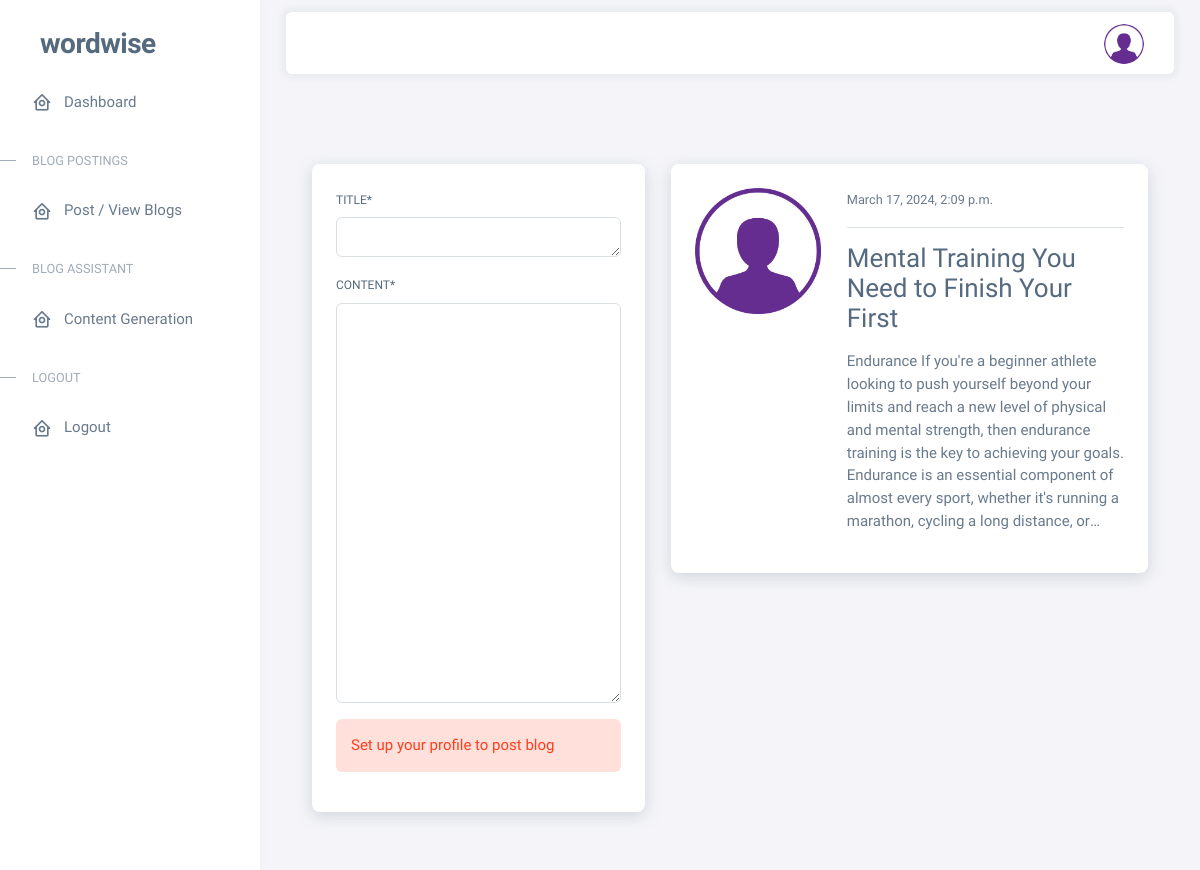
The page /blog/blog/ (signed in) on the database as committed earlier.
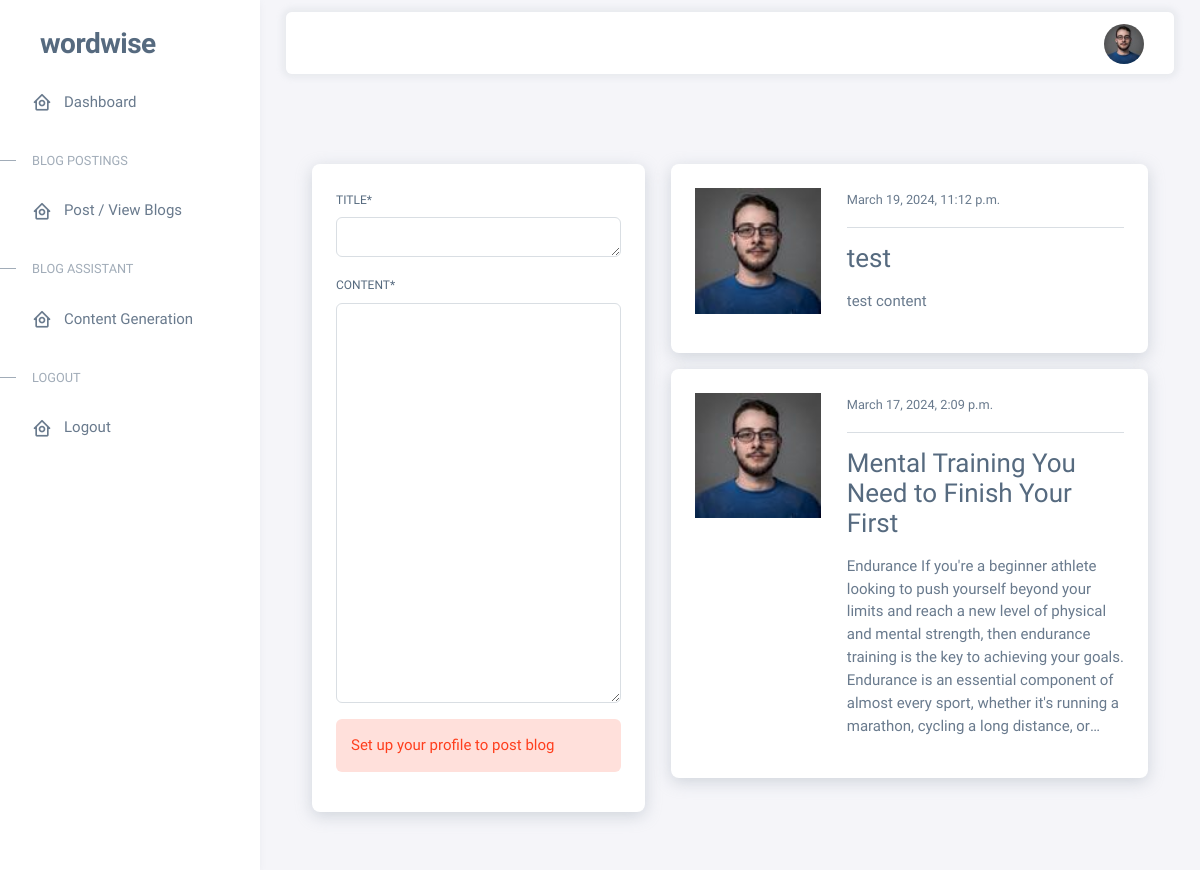
The same page on the database as committed later.
### blog/models.py (models this page shows, shortened)
class PostModel(models.Model):
    title = models.CharField(max_length=100)
    content = models.TextField()
    author = models.ForeignKey(User, on_delete=models.CASCADE)
    uniqueId = models.CharField(null=True, blank=True, max_length=100)
    slug = models.SlugField(max_length=500, unique=True, blank=True, null=True)
    date_created = models.DateTimeField(blank=True, null=True)
    last_updated = models.DateTimeField(blank=True, null=True)
    class Meta:
        ordering = ('-date_created',)

### dashboard/models.py (models this page shows, shortened)
class Profile(models.Model):
    SUBSCRIPTION_OPTIONS = [
        ('free', 'free'),
        ('starter', 'starter'),
        ('advanced', 'advanced')
    ]
    user = models.OneToOneField(User, on_delete=models.CASCADE)
    addressLine1 = models.CharField(null=True, blank=True, max_length=100)
    addressLine2 = models.CharField(null=True, blank=True, max_length=100)
    city = models.CharField(null=True, blank=True, max_length=100)
    state = models.CharField(null=True, blank=True, max_length=100)
    country = models.CharField(null=True, blank=True, max_length=100)
    postalCode = models.CharField(null=True, blank=True, max_length=100)
    profileImage = ResizedImageField(size=[100,100],quality=75,upload_to="profile_image")
    monthlyCount = models.CharField(null=True, blank=True, max_length=100)
    subscribed = models.BooleanField(default=False)
    subscriptionType = models.CharField(choices=SUBSCRIPTION_OPTIONS, default='free', max_length=100)
    subscriptionReference = models.CharField(null=True, blank=True, max_length=100)
    subscriptionDate = models.DateTimeField(blank=True, null=True)
    uniqueId = models.CharField(null=True, blank=True, max_length=100)
    slug = models.SlugField(max_length=500, unique=True, blank=True, null=True)
    date_created = models.DateTimeField(blank=True, null=True)
    last_updated = models.DateTimeField(blank=True, null=True)

### blog/views.py (the view)
# urls.py: path('blog/', views.index, name='blog-index'),
@login_required
def index(request):
    posts = PostModel.objects.all()
    if request.method == 'POST':
        form = PostModelForm(request.POST)
        if form.is_valid():
            instance = form.save(commit=False)
            instance.author = request.user
            instance.save()
            return redirect('blog-index')
    else:
        form = PostModelForm()
    context = {
        'posts': posts,
        'form': form
    }
    return render(request, 'blog/post_index.html', context)

### blog/forms.py
class PostModelForm(forms.ModelForm):
    title = forms.CharField(widget=forms.Textarea(attrs={'style': 'width: 100%; height: 40px;'}))
    content = forms.CharField(widget=forms.Textarea(attrs={'style': 'width: 100%; height: 400px;'}))
    class Meta:
        model = PostModel
        fields = ('title', 'content')

### templates/blog/post_index.html (shortened to what this page needs)
{% extends "layout/dashboard.html" %}
{% load static %}
{% load crispy_forms_tags %}
{% block body %}
<div class="container-fluid flex-grow-1 container-p-y">
    <div class="layout-demo-wrapper">
        <div class="container">
            <div class="row mt-3 pt-3">
                <div class="col-md-5">
                    <div class="card my-3 shadow">
                        <div class="card-body">
                            <form method="POST">
                                {{ form|crispy }}
                                {% if user.profile.profileImage.name and request.user.first_name%}
                                <input class="btn btn-primary btn-block" type="submit" value="Post">
                                {%else%}
                                <div class="alert alert-danger col-md- mt-2" role="alert">
                                Set up your profile to post blog
                                </div>
                                {%endif%}
                            </form>
                        </div>
                    </div>
                </div>
                <div class="col-md-7">
                    {% for post in posts %}
                    <div class="card shadow my-3">
                        <div class="card-body">
                            <div class="row">
                                {%if post.author.profile.profileImage.name%}
                                <div class="col-md-4">
                                    <img class="img-thumbnail" src="{{post.author.profile.profileImage.url}}" width=100% alt="img">
                                </div>
                                {%else%}
                                <div class="col-md-4">
                                    <img class="img-thumbnail" src="{% static 'main/img/favicon/profile.png' %}" alt="img">
                                </div>
                                {%endif%}
                                <div class="col-md-8">
                                    <small>{{ post.date_created }}</small>
                                    <hr>
                                    <a class="h3" href="{% url 'blog-post-detail' post.id %}">{{ post.title }}</a>
                                    <div class="card-text-scrollable">
                                    <p class="text-justify my-3" style="overflow: hidden; display: -webkit-box; -webkit-line-clamp: 8; -webkit-box-orient: vertical;">
                                        {{ post.content | safe }}
                                    </p>
                                   </div>
                                </div>
                            </div>
                        </div>
                    </div>
                    {% endfor %}
                </div>
            </div>
        </div>
    </div>
  </div>
{% endblock %}

### templates/layout/dashboard.html (shortened to what the changed rows need)
{% load static %}
<!DOCTYPE html>
<html
  lang="en"
  class="light-style layout-menu-fixed"
  dir="ltr"
  data-theme="theme-default"
  data-assets-path="{% static 'main/' %}"
  data-template="vertical-menu-template-free"
>
  <head>
    <link rel="stylesheet" href="{% static "main/vendor/fonts/boxicons.css" %}" />
    <link rel="stylesheet" href="{% static "main/vendor/css/core.css" %}" class="template-customizer-core-css" />
    <link rel="stylesheet" href="{% static "main/vendor/css/theme-default.css" %}" class="template-customizer-theme-css" />
    <link rel="stylesheet" href="{% static "main/css/demo.css" %}" />
    <link rel="stylesheet" href="{% static "main/vendor/libs/perfect-scrollbar/perfect-scrollbar.css" %}" />
  </head>
  <body>
    <div class="layout-wrapper layout-content-navbar">
      <div class="layout-container">
        <div class="layout-page">
          <nav
            class="layout-navbar container-fluid navbar navbar-expand-xl navbar-detached align-items-center bg-navbar-theme"
            id="layout-navbar"
          >
            <div class="navbar-nav-right d-flex align-items-center" id="navbar-collapse">
              <ul class="navbar-nav flex-row align-items-center ms-auto">
                <li class="nav-item navbar-dropdown dropdown-user dropdown">
                  <a class="nav-link dropdown-toggle hide-arrow" href="javascript:void(0);" data-bs-toggle="dropdown">
                    <div class="avatar">
                      {% if user.profile.profileImage.name %}
                      <img src="{{user.profile.profileImage.url}}" alt class="w-px-40 h-auto rounded-circle" />
                      {% else %}
                      <img src="{% static "main/img/favicon/profile.png" %}" alt class="w-px-40 h-auto rounded-circle" />
                      {% endif %}
                    </div>
                  </a>
                </li>
              </ul>
            </div>
          </nav>
          <div class="content-wrapper">
          {% block body %}{% endblock %}
          </div>
        </div>
      </div>
    </div>
  </body>
</html>

Rows that differ between the two databases and show on the page:
added PostModel: author.profile.profileImage (picture), date_created "March 19, 2024, 11:12 p.m.", title "test", content "test content"
changed through a linked row, PostModel "Mental Training You Need to Finish Your First": author.profile.profileImage: picture added; profileImage: picture removed
